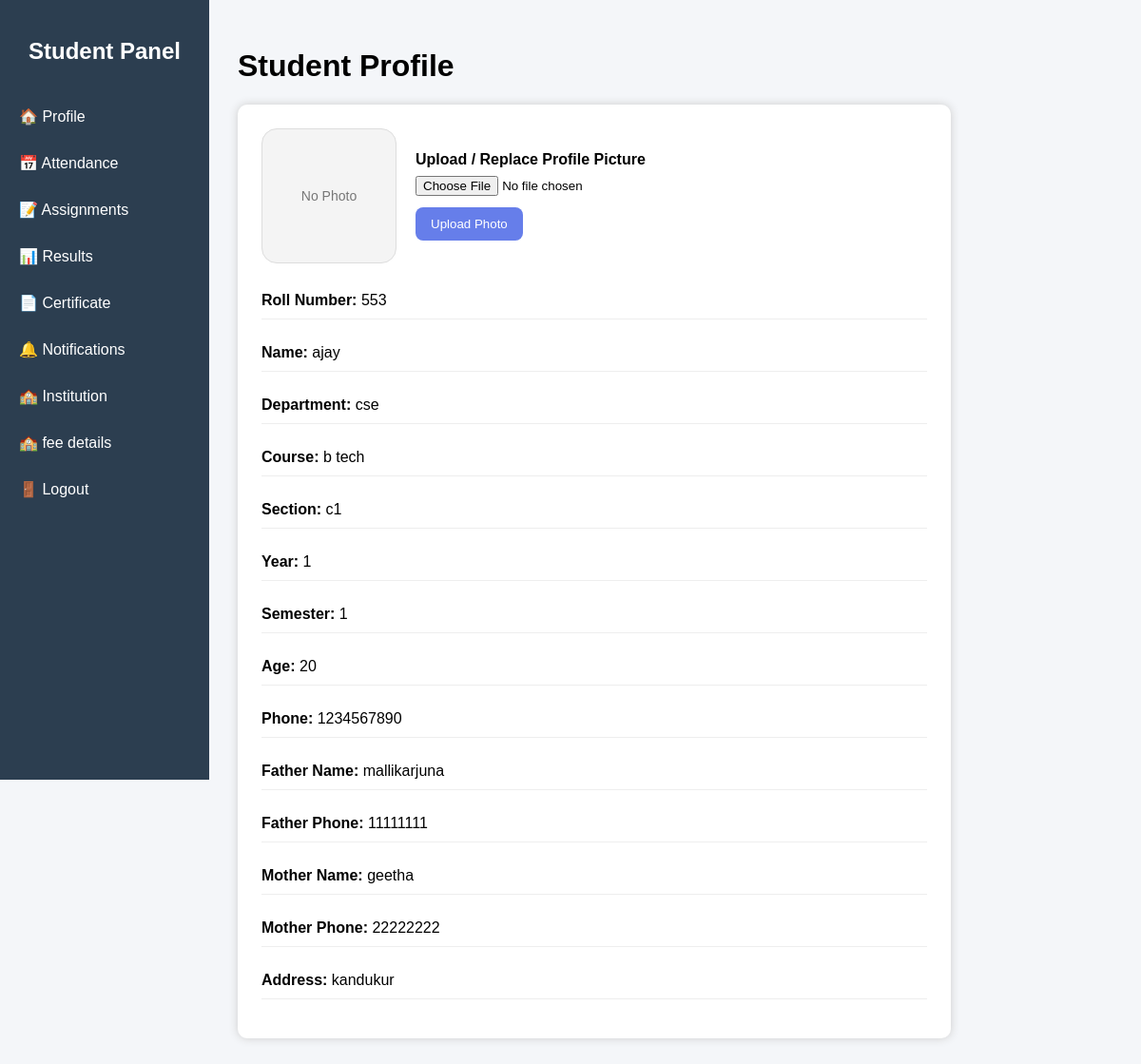
/profile (signed in), run on an earlier commit of the app's database.
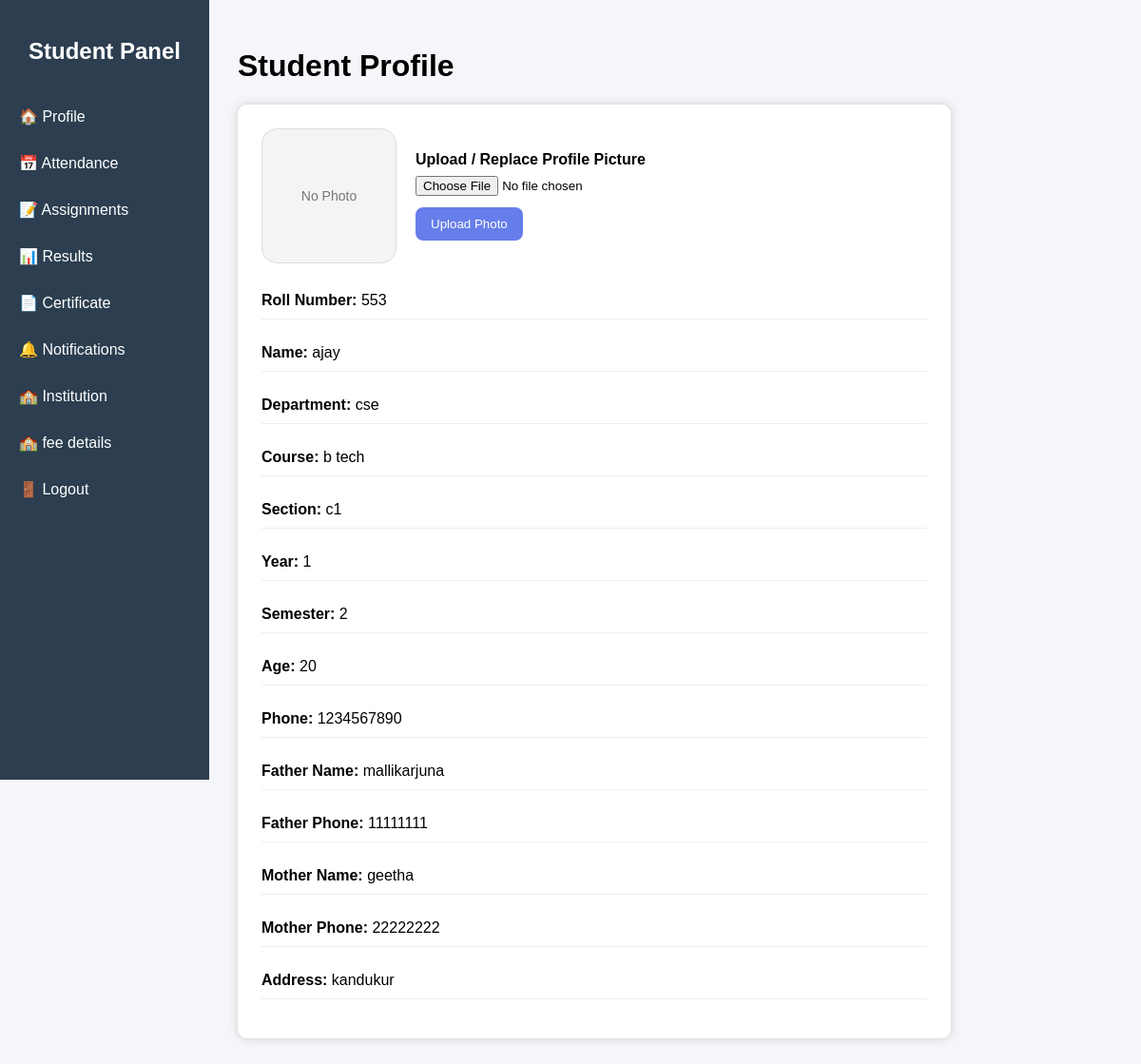
And on a later commit of the database.
### tables this page shows
CREATE TABLE students (

        id INTEGER PRIMARY KEY AUTOINCREMENT,

        roll_number TEXT UNIQUE,
        name TEXT,
        password TEXT,
        department TEXT,
        course_name TEXT,
        age INTEGER,
        section TEXT,
        father_name TEXT,
        father_phone TEXT,
        mother_name TEXT,
        mother_phone TEXT,
        phone TEXT,
        year INTEGER DEFAULT 1,
        semester INTEGER DEFAULT 1,
        address TEXT,
        photo_filename TEXT

    );

### app.py (the view)
@app.route("/profile")
def profile():
    student_session = session.get("student")
    if not student_session:
        return "❌ Session Missing (Login Again)"
    roll = student_session.get("roll_number")
    conn = sqlite3.connect("student.db")
    conn.row_factory = sqlite3.Row
    cursor = conn.cursor()
    cursor.execute("""
        SELECT * FROM students
        WHERE roll_number=?
    """, (roll,))
    student = cursor.fetchone()
    conn.close()
    if not student:
        return "❌ Student Not Found"
    return render_template(
        "student/student_profile.html",
        student=dict(student)
    )

### templates/student/student_profile.html (shortened to what this page needs)
{% extends "student/base.html" %}
{% block content %}
<h1>Student Profile</h1>
<div class="card">
    <div class="profile-header">
        <div class="profile-image">
            {% if student.photo_filename %}
                <img src="{{ url_for('static', filename='uploads/students/' ~ student.photo_filename) }}" alt="Profile Photo">
            {% else %}
                <div class="placeholder">No Photo</div>
            {% endif %}
        </div>
        <div class="upload-form">
            <form action="/upload_dp" method="POST" enctype="multipart/form-data">
                <label for="dp">Upload / Replace Profile Picture</label>
                <input type="file" id="dp" name="dp" accept="image/*" required>
                <button type="submit">Upload Photo</button>
            </form>
        </div>
    </div>
    <p><b>Roll Number:</b> {{ student.roll_number }}</p>
    <p><b>Name:</b> {{ student.name }}</p>
    <p><b>Department:</b> {{ student.department }}</p>
    <p><b>Course:</b> {{ student.course_name }}</p>
    <p><b>Section:</b> {{ student.section }}</p>
    <p><b>Year:</b> {{ student.year }}</p>
    <p><b>Semester:</b> {{ student.semester }}</p>
    <p><b>Age:</b> {{ student.age }}</p>
    <p><b>Phone:</b> {{ student.phone }}</p>
    <p><b>Father Name:</b> {{ student.father_name }}</p>
    <p><b>Father Phone:</b> {{ student.father_phone }}</p>
    <p><b>Mother Name:</b> {{ student.mother_name }}</p>
    <p><b>Mother Phone:</b> {{ student.mother_phone }}</p>
    <p><b>Address:</b> {{ student.address }}</p>
</div>
{% endblock %}

What changed in the data, as far as the page shows it:
changed students "ajay": semester "1" → "2"
